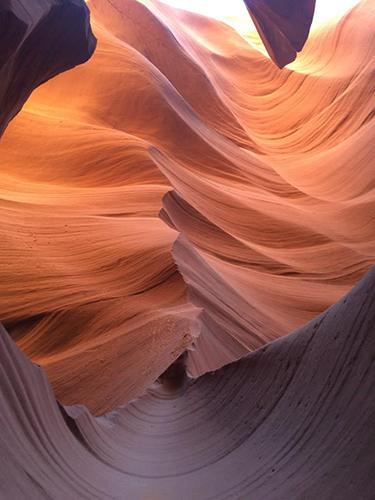
#> input picture image_descriptors/dataset/antelopecanyon_01.png, 375 x 500 px; its folder holds only this picture in this run
$ python dec_trees_classifier.py --dataset ../image_descriptors/dataset   (older library calls are emulated)
#> lines starting #> are read from the running program, lines starting #| are printed output that depends on the picture
#> further down, image is the input picture: shape (500, 375, 3); mean B, G, R 80.9, 93.6, 154
# import the necessary packages
from __future__ import print_function
from sklearn.metrics import classification_report
from sklearn.ensemble import RandomForestClassifier
from sklearn.tree import DecisionTreeClassifier
from sklearn.model_selection import train_test_split
from imutils import paths
import argparse
import numpy as np
import argparse
import mahotas
import cv2
import sklearn

def describe (image):
    # extract the mean and standart deviation from each channel of the image
    # in the HSV color space
    (means, stds) = cv2.meanStdDev(cv2.cvtColor(image, cv2.COLOR_BGR2HSV))
#> means = [64.63, 119, 154.3]; stds = [75.28, 48.81, 65.1]
    colorStats = np.concatenate([means, stds]).flatten()
#> colorStats = [64.63, 119, 154.3, 75.28, 48.81, 65.1]

    # extract Haralick texture features
    gray = cv2.cvtColor(image, cv2.COLOR_BGR2GRAY)
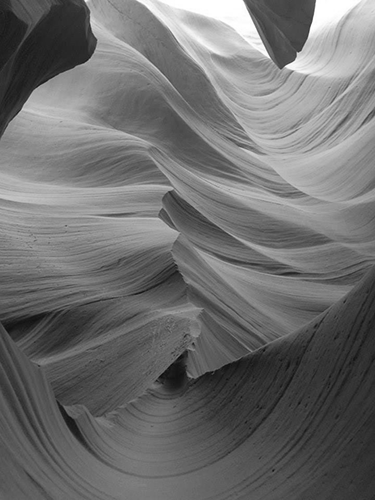
#> gray: shape (500, 375); min 9, max 255, mean 110.2
#> (the run stopped early here; a loop or call above may not have finished)

$ run again, on image_descriptors/dataset/antelopecanyon_05.png
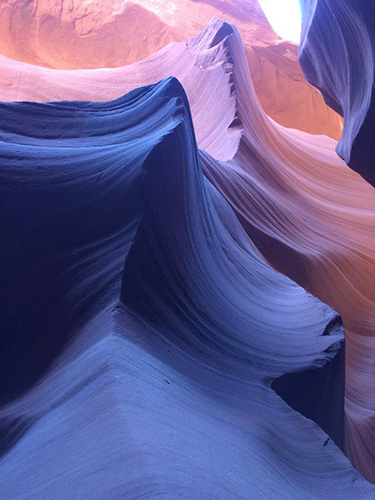
#> input picture image_descriptors/dataset/antelopecanyon_05.png, 375 x 500 px
#> image is the input picture: shape (500, 375, 3); mean B, G, R 143.9, 91.5, 100.3
#> means = [126, 124.8, 151.9]; stds = [26.12, 36.3, 58.83]
#> colorStats = [126, 124.8, 151.9, 26.12, 36.3, 58.83]
#> in describe, `gray = cv2.cvtColor(image, cv2.COLOR_BGR2GRAY)`:
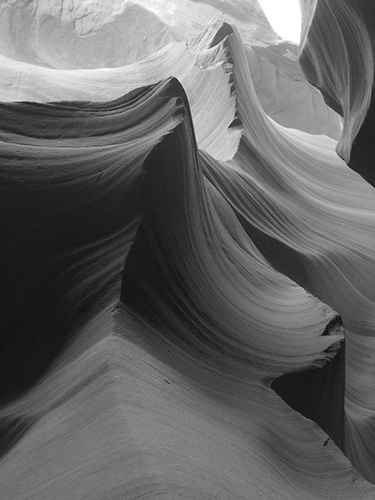
#> gray: shape (500, 375); min 14, max 255, mean 100.1

$ run again, on image_descriptors/dataset/giraffe.png
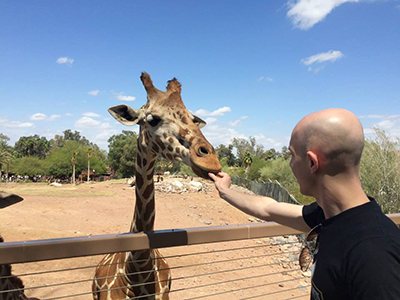
#> input picture image_descriptors/dataset/giraffe.png, 400 x 300 px
#> image is the input picture: shape (300, 400, 3); mean B, G, R 150.5, 143.8, 139.8
#> means = [62.74, 95.65, 178.6]; stds = [46.57, 34.22, 70.5]
#> colorStats = [62.74, 95.65, 178.6, 46.57, 34.22, 70.5]
#> in describe, `gray = cv2.cvtColor(image, cv2.COLOR_BGR2GRAY)`:
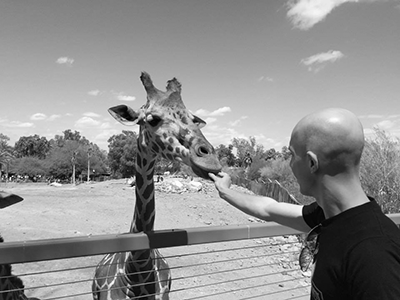
#> gray: shape (300, 400); min 0, max 255, mean 143.3

$ run again, on image_descriptors/dataset/antelopecanyon_02.png
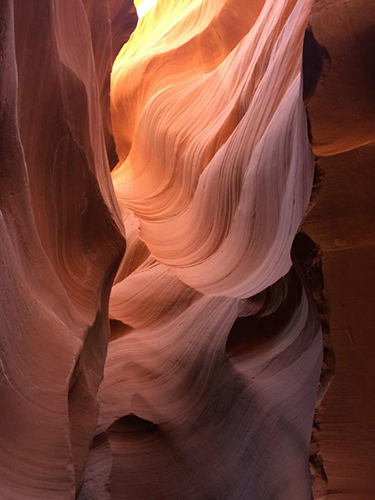
#> input picture image_descriptors/dataset/antelopecanyon_02.png, 375 x 500 px
#> image is the input picture: shape (500, 375, 3); mean B, G, R 54.5, 67.2, 119.7
#> means = [29.52, 145.8, 119.7]; stds = [59.26, 37.95, 62.79]
#> colorStats = [29.52, 145.8, 119.7, 59.26, 37.95, 62.79]
#> in describe, `gray = cv2.cvtColor(image, cv2.COLOR_BGR2GRAY)`:
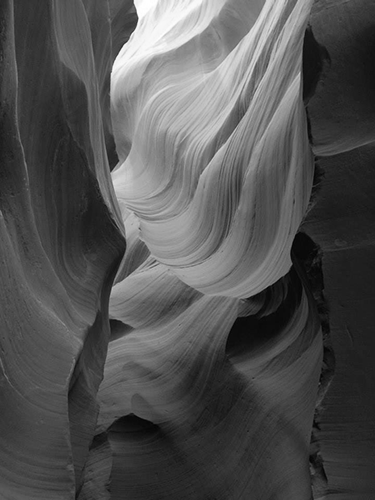
#> gray: shape (500, 375); min 3, max 255, mean 81.4
